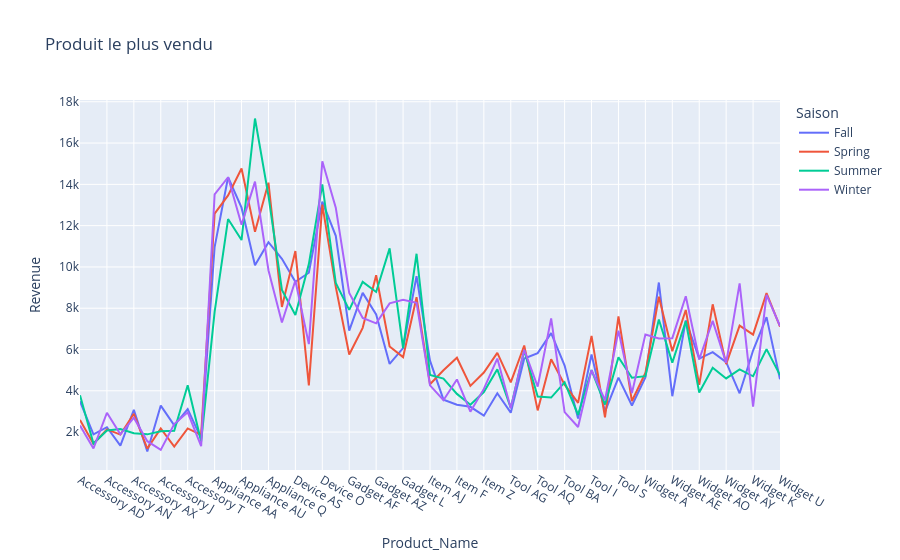

Notebook code cell kept with this figure:
### Code cell
# Produits ou catégories ayant vu une augmentation ou une diminution des ventes au fil du temps
#-- Combinaison de facteurs: saison, catégory et revenue
Combinaison_prod_trend = all_data.groupby(['Saison', 'Product_Name']).agg({'Revenue': 'sum'}).reset_index()

# Graphique 
fig = px.line(Combinaison_prod_trend, x='Product_Name', y='Revenue', color='Saison',  
            title='Produit le plus vendu')
fig.show()

### Figure 1 — Plotly figure (JSON) as saved in the notebook; plotly's stock layout.template omitted (floating-point values rounded to 4 significant figures)
{"data": [{"hovertemplate": "Saison=Fall<br>Product_Name=%{x}<br>Revenue=%{y}<extra></extra>", "legendgroup": "Fall", "line": {"color": "#636efa", "dash": "solid"}, "marker": {"symbol": "circle"}, "mode": "lines", "name": "Fall", "orientation": "v", "showlegend": true, "type": "scatter", "x": ["Accessory AD", "Accessory AH", "Accessory AN", "Accessory AR", "Accessory AX", "Accessory D", "Accessory J", "Accessory N", "Accessory T", "Accessory X", "Appliance AA", "Appliance AK", "Appliance AU", "Appliance G", "Appliance Q", "Device AI", "Device AS", "Device E", "Device O", "Device Y", "Gadget AF", "Gadget AP", "Gadget AZ", "Gadget B", "Gadget L", "Gadget V", "Item AJ", "Item AT", "Item F", "Item P", "Item Z", "Tool AC", "Tool AG", "Tool AM", "Tool AQ", "Tool AW", "Tool BA", "Tool C", "Tool I", "Tool M", "Tool S", "Tool W", "Widget A", "Widget AB", "Widget AE", "Widget AL", "Widget AO", "Widget AV", "Widget AY", "Widget H", "Widget K", "Widget R", "Widget U"], "xaxis": "x", "y": [3492, 1890.0, 2236, 1344, 3080, 1060, 3285, 2328, 3111, 1694, 10965, 14344, 12870, 10080, 11200, 10395, 9282, 9720, 13160, 11505, 6912, 8745, 7695, 5300, 6072, 9558, 5459, 3570, 3325, 3224, 2794, 3880, 2940, 5565, 5824, 6794, 5220, 2660, 5760, 2990, 4636, 3288, 4650, 9246, 3737, 7410, 5561, 5874, 5386.0, 3880, 5952, 7568, 4556], "yaxis": "y"}, {"hovertemplate": "Saison=Spring<br>Product_Name=%{x}<br>Revenue=%{y}<extra></extra>", "legendgroup": "Spring", "line": {"color": "#EF553B", "dash": "solid"}, "marker": {"symbol": "circle"}, "mode": "lines", "name": "Spring", "orientation": "v", "showlegend": true, "type": "scatter", "x": ["Accessory AD", "Accessory AH", "Accessory AN", "Accessory AR", "Accessory AX", "Accessory D", "Accessory J", "Accessory N", "Accessory T", "Accessory X", "Appliance AA", "Appliance AK", "Appliance AU", "Appliance G", "Appliance Q", "Device AI", "Device AS", "Device E", "Device O", "Device Y", "Gadget AF", "Gadget AP", "Gadget AZ", "Gadget B", "Gadget L", "Gadget V", "Item AJ", "Item AT", "Item F", "Item P", "Item Z", "Tool AC", "Tool AG", "Tool AM", "Tool AQ", "Tool AW", "Tool BA", "Tool C", "Tool I", "Tool M", "Tool S", "Tool W", "Widget A", "Widget AB", "Widget AE", "Widget AL", "Widget AO", "Widget AV", "Widget AY", "Widget H", "Widget K", "Widget R", "Widget U"], "xaxis": "x", "y": [2592, 1434.0, 2132, 1880.0, 2888.0, 1200, 2175, 1296, 2176, 1859, 12580, 13464, 14770.0, 11700, 14080, 8064, 10770.0, 4260, 13020, 9035, 5760, 7049, 9595, 6150, 5632, 8532, 4320.0, 4998, 5600, 4238, 4884, 5840, 4410, 6195, 3052, 5530, 4298.0, 3420, 6660, 2714, 7600, 3504, 4860, 8556, 5920, 7917, 4288, 8188, 5292, 7160, 6720, 8729, 7106], "yaxis": "y"}, {"hovertemplate": "Saison=Summer<br>Product_Name=%{x}<br>Revenue=%{y}<extra></extra>", "legendgroup": "Summer", "line": {"color": "#00cc96", "dash": "solid"}, "marker": {"symbol": "circle"}, "mode": "lines", "name": "Summer", "orientation": "v", "showlegend": true, "type": "scatter", "x": ["Accessory AD", "Accessory AH", "Accessory AN", "Accessory AR", "Accessory AX", "Accessory D", "Accessory J", "Accessory N", "Accessory T", "Accessory X", "Appliance AA", "Appliance AK", "Appliance AU", "Appliance G", "Appliance Q", "Device AI", "Device AS", "Device E", "Device O", "Device Y", "Gadget AF", "Gadget AP", "Gadget AZ", "Gadget B", "Gadget L", "Gadget V", "Item AJ", "Item AT", "Item F", "Item P", "Item Z", "Tool AC", "Tool AG", "Tool AM", "Tool AQ", "Tool AW", "Tool BA", "Tool C", "Tool I", "Tool M", "Tool S", "Tool W", "Widget A", "Widget AB", "Widget AE", "Widget AL", "Widget AO", "Widget AV", "Widget AY", "Widget H", "Widget K", "Widget R", "Widget U"], "xaxis": "x", "y": [3780, 1444, 2080, 2152.0, 1942.0, 1890, 2040, 2064, 4267, 1540, 7820, 12320, 11300.0, 17190, 13440, 8883, 7676.0, 10140, 14000, 9230, 7920, 9275, 8788.0, 10900, 6072, 10638, 4770, 4590, 3850, 3328, 3938, 5040, 3171, 5950, 3724, 3674.0, 4410, 2840, 5004, 3335, 5624, 4632, 4710, 7452, 5365, 7371, 3920.0, 5118.0, 4599, 5040, 4704, 6020, 4760], "yaxis": "y"}, {"hovertemplate": "Saison=Winter<br>Product_Name=%{x}<br>Revenue=%{y}<extra></extra>", "legendgroup": "Winter", "line": {"color": "#ab63fa", "dash": "solid"}, "marker": {"symbol": "circle"}, "mode": "lines", "name": "Winter", "orientation": "v", "showlegend": true, "type": "scatter", "x": ["Accessory AD", "Accessory AH", "Accessory AN", "Accessory AR", "Accessory AX", "Accessory D", "Accessory J", "Accessory N", "Accessory T", "Accessory X", "Appliance AA", "Appliance AK", "Appliance AU", "Appliance G", "Appliance Q", "Device AI", "Device AS", "Device E", "Device O", "Device Y", "Gadget AF", "Gadget AP", "Gadget AZ", "Gadget B", "Gadget L", "Gadget V", "Item AJ", "Item AT", "Item F", "Item P", "Item Z", "Tool AC", "Tool AG", "Tool AM", "Tool AQ", "Tool AW", "Tool BA", "Tool C", "Tool I", "Tool M", "Tool S", "Tool W", "Widget A", "Widget AB", "Widget AE", "Widget AL", "Widget AO", "Widget AV", "Widget AY", "Widget H", "Widget K", "Widget R", "Widget U"], "xaxis": "x", "y": [2322, 1206.0, 2938, 1890, 2698.0, 1560, 1140, 2388, 2958, 1320, 13515, 14344, 12045, 14130, 9840, 7308, 9342.0, 6260, 15120, 12870, 8736, 7526, 7268.0, 8235, 8404, 8262, 4266.0, 3544.0, 4550, 2990, 4092, 5560, 3150, 5985, 4200, 7505, 2970, 2245, 5004, 3542, 6916, 3888, 6730, 6532, 6549, 8580, 5528.0, 7387, 5355, 9200, 3232, 8643, 7140], "yaxis": "y"}], "layout": {"autosize": true, "legend": {"title": {"text": "Saison"}, "tracegroupgap": 0}, "title": {"text": "Produit le plus vendu"}, "xaxis": {"anchor": "y", "autorange": true, "domain": [0, 1], "range": [0, 52], "title": {"text": "Product_Name"}, "type": "category"}, "yaxis": {"anchor": "x", "autorange": true, "domain": [0, 1], "range": [163.9, 18090.0], "title": {"text": "Revenue"}, "type": "linear"}}}
